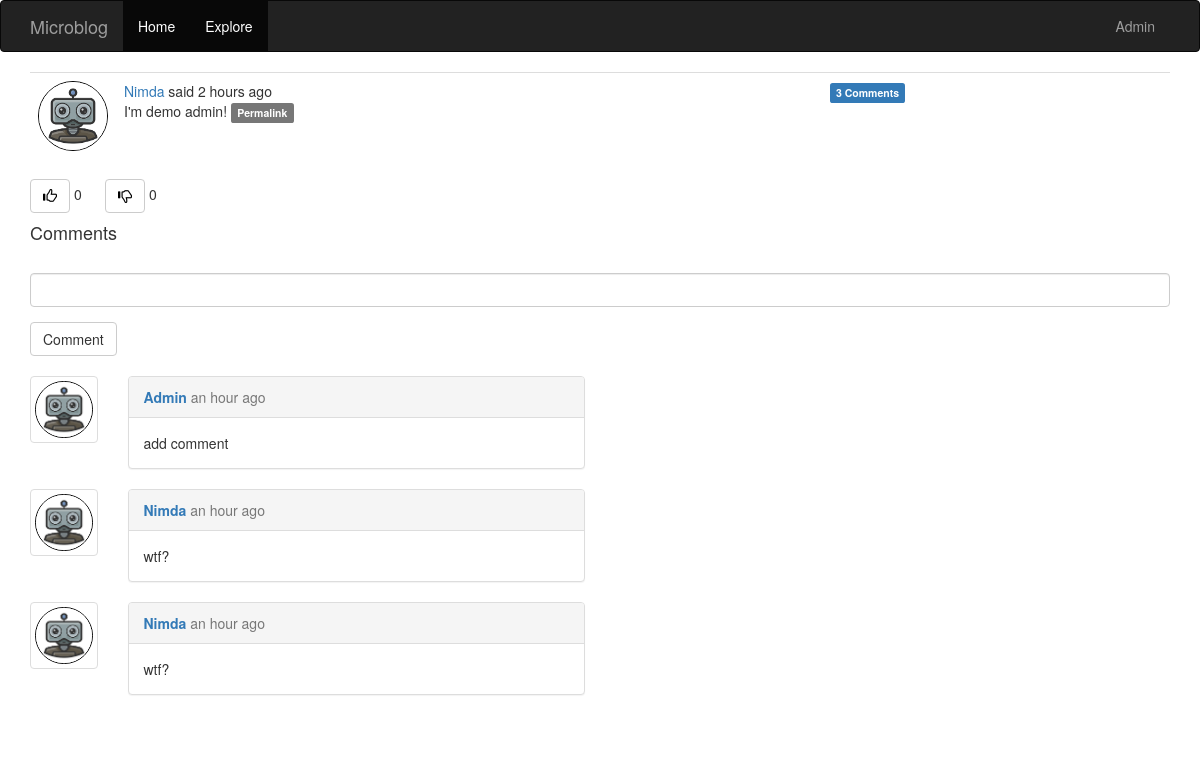
The app's page /post/2 (signed in) with its own data.
### app/models.py (models this page shows, shortened)
class User(UserMixin ,db.Model):
    id = db.Column(db.Integer, primary_key=True)
    username = db.Column(db.String(64), index=True, unique=True)
    email = db.Column(db.String(128), index=True, unique=True)
    password_hash = db.Column(db.String(128))
    posts = db.relationship('Post', backref='author', lazy='dynamic')
    about_me = db.Column(db.Text)
    image_file = db.Column(db.String(20), nullable=False, default='default.png')
    last_seen = db.Column(db.DateTime, default=datetime.utcnow)
    followed = db.relationship(
        'User', secondary=followers,
        primaryjoin=(followers.c.follower_id==id),
        secondaryjoin=(followers.c.followed_id==id),
        backref=db.backref('followers', lazy='dynamic'), lazy='dynamic')
    comments = db.relationship('Comment', backref='author', lazy='dynamic')
    liked = db.relationship(
        'PostLike',
        foreign_keys='PostLike.user_id',
        backref='user', lazy='dynamic')
    disliked = db.relationship(
        'PostDislike',
        foreign_keys='PostDislike.user_id',
        backref='user', lazy='dynamic')
    def has_liked_post(self, post):
        return PostLike.query.filter(
            PostLike.user_id == self.id,
            PostLike.post_id == post.id).count() > 0
    def has_disliked_post(self, post):
        return PostDislike.query.filter(
            PostDislike.user_id == self.id,
            PostDislike.post_id == post.id).count() > 0

class Post(db.Model):
    id = db.Column(db.Integer, primary_key=True)
    body = db.Column(db.Text)
    timestamp = db.Column(db.DateTime, index=True, default=datetime.utcnow)
    user_id = db.Column(db.Integer, db.ForeignKey('user.id'))
    comments = db.relationship('Comment', backref='post', lazy='dynamic')
    likes = db.relationship('PostLike', backref='post', lazy='dynamic')
    dislikes = db.relationship('PostDislike', backref='post', lazy='dynamic')
    def comments_for_post(self):
        post = Comment.query.join(Post, Post.user_id == Comment.post_id).filter(
                                  Post.id == self.id)
        own = Comment.query.filter_by(post_id=self.id)
        return post.union(own).order_by(Comment.timestamp.desc())

class Comment(db.Model):
    id = db.Column(db.Integer, primary_key=True)
    body = db.Column(db.Text)
    timestamp = db.Column(db.DateTime, index=True, default=datetime.utcnow)
    user_id = db.Column(db.Integer, db.ForeignKey('user.id'))
    post_id = db.Column(db.Integer, db.ForeignKey('post.id'))

### app/routes.py (the view, shortened to what this page needs)
@app.route('/post/<int:id>', methods=['GET', 'POST'])
def post(id):
    post = Post.query.get_or_404(id)
    form = CommentForm()
    page = request.args.get('page', 1, type=int)
    comments = post.comments_for_post().paginate(
        page, app.config['POSTS_PER_PAGE'], False)
    next_url = url_for('post', page=comments.next_num) \
        if comments.has_next else None
    prev_url = url_for('post', page=comments.prev_num) \
        if comments.has_prev else None
    return render_template('post.html', post=post, form=form,
                           comments=comments.items, next_url=next_url, prev_url=prev_url)

### app/forms.py
class CommentForm(FlaskForm):
    comment = StringField(_l(''), validators=[DataRequired()])
    submit = SubmitField(_l('Comment'))

### app/models.py (called while the page is built)
@login.user_loader
def load_user(id):
    return User.query.get(int(id))

### app/routes.py (called while the page is built)
@app.before_request
def before_request():
    if current_user.is_authenticated:
        current_user.last_seen = datetime.utcnow()
        db.session.commit()

### app/templates/post.html (shortened to what this page needs)
{% extends 'base.html' %}
{% import 'bootstrap/wtf.html' as wtf %}
{% block app_content %}
<table class="table table-hover">
    <tr>
        <td width="70px">
            <a href="{{ url_for('user', username=post.author.username) }}">
                <img src="{{ url_for('static', filename='avatars/' + post.author.image_file) }}" class="img-circle" width="70" height="70" style="border:1px solid black">
            </a>
        </td>
        <td>
            {{ _('%(username)s said %(when)s', username=user_link, when=moment(post.timestamp).fromNow()) }}
            <br>
            {{ post.body }}
            <a href="{{ url_for('post', id=post.id) }}">
                <span class="label label-default">Permalink</span>
            </a>
        </td>
        <td>
            <a href="{{ url_for('post', id=post.id) }}#comments">
                <span class="label label-primary">{{ post.comments.count()}} Comments</span>
            </a>
        </td>
    </tr>
</table>
{% include '_like.html' %}
{% if form %}
<h4 id='comments'>Comments</h4>
<div class='comment_form'>
    {{ wtf.quick_form(form) }}
</div>
<br>
{% endif %}
    {% for comment in comments %}
        {% include '_comment.html' %}
    {% endfor %}
{% endblock %}

### app/templates/base.html (shortened to what this page needs)
{% extends 'bootstrap/base.html' %}
{% block navbar %}
    <nav class="navbar navbar-inverse">
        <div class="container">
            <div class="navbar-header">
                <a class="navbar-brand" href="{{url_for('blog') }}">Microblog</a>
            </div>
            <div class="collapse navbar-collapse" id="bs-example-navbar-collapse-1">
                <ul class="nav navbar-nav">
                    <li class="active"><a href="{{ url_for('blog') }}">{{ _('Home') }}</a></li>
                    <li class="active"><a href="{{ url_for('explore') }}">{{ _('Explore') }}</a></li>
                </ul>
                <ul class="nav navbar-nav navbar-right">
                    {% if current_user.is_anonymous %}
                    <li><button type="submit" class="btn btn-default"><a href="{{ url_for('login') }}">{{ _('Sign in') }}</a></button></li>
                    {% else %}
                    <li class="dropdown">
                        <a href="#" class="dropdown-toggle" data-toggle="dropdown" role="button" aria-haspopup="true" aria-expanded="false">{{ current_user.username }}</a>
                    </div>
                    {% endif %}
            </div>
    </nav>
{% endblock  %}
{% block content %}
    <div class="container">
        {% block app_content %}{% endblock  %}
{% endblock  %}

### app/templates/_comment.html
<div class="row">
    <div class='col-sm-1'>
        <div class='thumbnail'>
            <a href="{{ url_for('user', username=comment.author.username) }}">
                <img src="{{ url_for('static', filename='avatars/' + comment.author.image_file) }}" class="img-circle" width="70" height="70" style="border:1px solid black">
            </a>
        </div>
    </div>
    <div class='col-sm-5'>
        <div class='panel panel-default'>
            <div class='panel-heading'>
                <a href="{{ url_for('user', username=comment.author.username) }}">
                    <strong>{{ comment.author.username }}</strong>
                    <span class='text-muted'>{{ moment(comment.timestamp).fromNow() }}</span>
                </a>
            </div>
            <div class='panel-body'>
                {{ comment.body }}
            </div>
        </div>
    </div>
</div>

### records on screen
User: username "Admin"
User: image_file (placeholder picture)
Post: body "I'm demo admin!"
Comment: image_file (placeholder picture), author.username "Admin", timestamp "an hour ago", body "add comment"
Comment: image_file (placeholder picture), author.username "Nimda", timestamp "an hour ago", body "wtf?"
Comment: image_file (placeholder picture), author.username "Nimda", timestamp "an hour ago", body "wtf?"

### other values on screen
{{ post.comments.count() }} "3"
{{ post.likes.count() }} "0"
{{ post.dislikes.count() }} "0"
